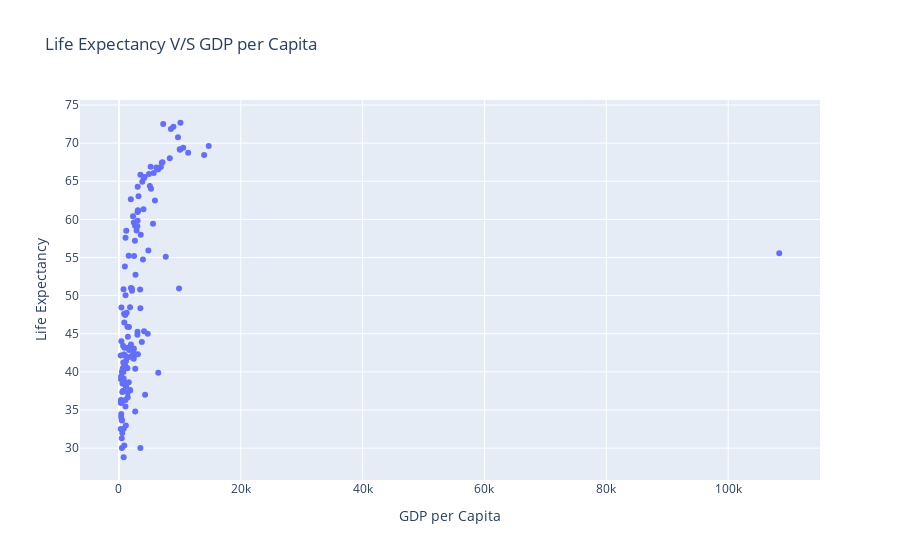

Source (notebook cell):
### Code cell
figure = {
    'data' : [go.Scatter(x = df_1952.gdpPercap,
                         y = df_1952.lifeExp,
                         text= df_1952.country,
                         mode='markers',
                        )],
    'layout': {
        'title': 'Life Expectancy V/S GDP per Capita',
        'xaxis' : {'title' : 'GDP per Capita'},
        'yaxis' : {'title' : 'Life Expectancy'}
    }
}
offline.iplot(figure)

### Figure 1 — Plotly figure (JSON) as saved in the notebook; plotly's stock layout.template omitted (floating-point values rounded to 4 significant figures; data arrays with more than 128 entries replaced by an {"elided": "..."} marker saying what was removed)
{"data": [{"mode": "markers", "text": {"elided": "142 str values"}, "type": "scatter", "x": {"elided": "142 float values"}, "y": {"elided": "142 float values"}}], "layout": {"autosize": true, "title": {"text": "Life Expectancy V/S GDP per Capita"}, "xaxis": {"autorange": true, "range": [-6287.0, 115000.0], "title": {"text": "GDP per Capita"}, "type": "linear"}, "yaxis": {"autorange": true, "range": [25.59, 75.88], "title": {"text": "Life Expectancy"}, "type": "linear"}}}
